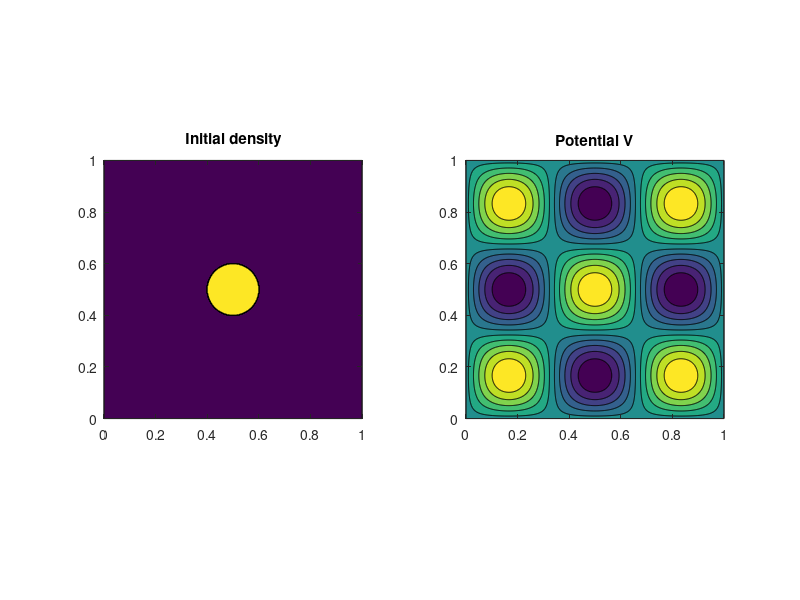

Source code (MATLAB): (Note: this script raises an error after producing the figure.)
%% Example of the Back-And-Forth method
% 
% For more explanation see also the documentation here:
% https://wasserstein-gradient-flows.netlify.app/
% 


% Parameters
n = 512;             % The size of the n x n grid
maxIters = 200;      % Maximum number of BFM iterations
TOL = 1e-2;          % Tolerance for BFM
nt  = 60;            % Number of outer iterations
tau = 0.005;         % Time step in the JKO scheme
m   = 2;             % m in the internal energy
gamma = 0.05;        % gamma in the internal energy
folder = 'data';     % Output directory
verbose  = 1;        % pPrint out logs


[x,y] = meshgrid(linspace(0,1,n));

% Initial density
rhoInitial = zeros(n);
idx = (x-0.5).^2 + (y-0.5).^2 < 0.1^2;
rhoInitial(idx) = 1;
rhoInitial = rhoInitial / sum(rhoInitial(:)) * n^2;

% Potential
V = sin(3*pi*x) .* sin(3*pi*y);

% No obstacle
obstacle = zeros(n);

% Plots
subplot(1,2,1)
contourf(x, y, rhoInitial)
title('Initial density')
axis square

subplot(1,2,2)
contourf(x, y, V);
title('Potential V')
axis square


%% Run BFM!
rhoFinal = wgfslow(rhoInitial, V, obstacle, m, gamma, maxIters, TOL, nt, tau, folder, verbose);


%% Make movie
fig = figure;
movieName = 'movie.gif';

for i = 0:nt
    file = fopen(sprintf("%s/rho-%04d.dat", folder, i), 'r');
    rho = fread(file, [n n], 'double');
    imagesc(rho)
    axis xy square
    set(gca,'XTickLabel',[], 'YTickLabel',[])

    frame = getframe(fig);
    im = frame2im(frame);
    [X,cmap] = rgb2ind(im, 256);

    % Write to the GIF file
    if i == 0
        imwrite(X, cmap, movieName, 'gif', 'Loopcount',inf, 'DelayTime',0.03);
    else
        imwrite(X, cmap, movieName, 'gif', 'WriteMode','append', 'DelayTime',0.03);
    end
end